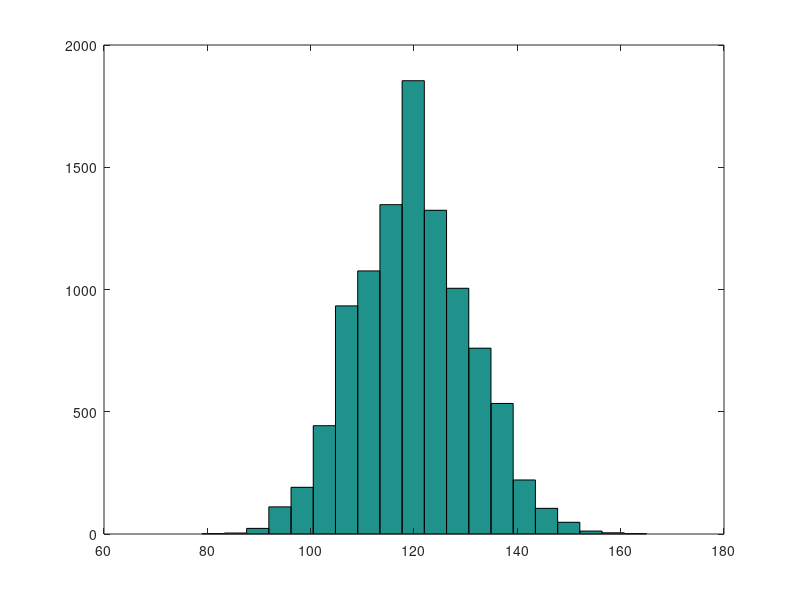

Source code (MATLAB):
clear;

E = 10000;
Results = zeros(1,E);
for i = 1:E
    lambda = 120;
    interval = 0.2;             % in seconds
    N = 3600/interval;
    p = lambda/N;
    u = rand(N,1);
    bernoulliTrials = u<p;
    x = sum(bernoulliTrials);   % Poisson(120)
    Results(i) = x;
end

hist(Results,20)
